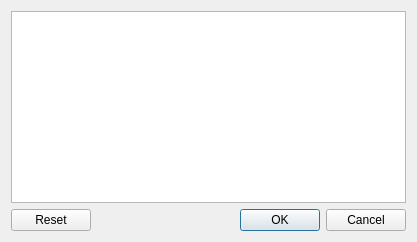
<?xml version="1.0" encoding="UTF-8"?>
<ui version="4.0">
 <class>Dialog</class>
 <widget class="QDialog" name="Dialog">
  <property name="geometry">
   <rect>
    <x>0</x>
    <y>0</y>
    <width>533</width>
    <height>361</height>
   </rect>
  </property>
  <property name="windowTitle">
   <string>Textzeile bearbeiten</string>
  </property>
  <layout class="QVBoxLayout" name="verticalLayout">
   <property name="sizeConstraint">
    <enum>QLayout::SetFixedSize</enum>
   </property>
   <item>
    <widget class="QTextEdit" name="text_edit"/>
   </item>
   <item>
    <widget class="QDialogButtonBox" name="buttonBox">
     <property name="minimumSize">
      <size>
       <width>395</width>
       <height>0</height>
      </size>
     </property>
     <property name="orientation">
      <enum>Qt::Horizontal</enum>
     </property>
     <property name="standardButtons">
      <set>QDialogButtonBox::Cancel|QDialogButtonBox::Ok|QDialogButtonBox::Reset</set>
     </property>
    </widget>
   </item>
  </layout>
 </widget>
 <resources/>
 <connections>
  <connection>
   <sender>buttonBox</sender>
   <signal>rejected()</signal>
   <receiver>Dialog</receiver>
   <slot>reject()</slot>
   <hints>
    <hint type="sourcelabel">
     <x>328</x>
     <y>348</y>
    </hint>
    <hint type="destinationlabel">
     <x>286</x>
     <y>274</y>
    </hint>
   </hints>
  </connection>
  <connection>
   <sender>buttonBox</sender>
   <signal>accepted()</signal>
   <receiver>Dialog</receiver>
   <slot>accept()</slot>
   <hints>
    <hint type="sourcelabel">
     <x>260</x>
     <y>348</y>
    </hint>
    <hint type="destinationlabel">
     <x>157</x>
     <y>274</y>
    </hint>
   </hints>
  </connection>
 </connections>
</ui>
